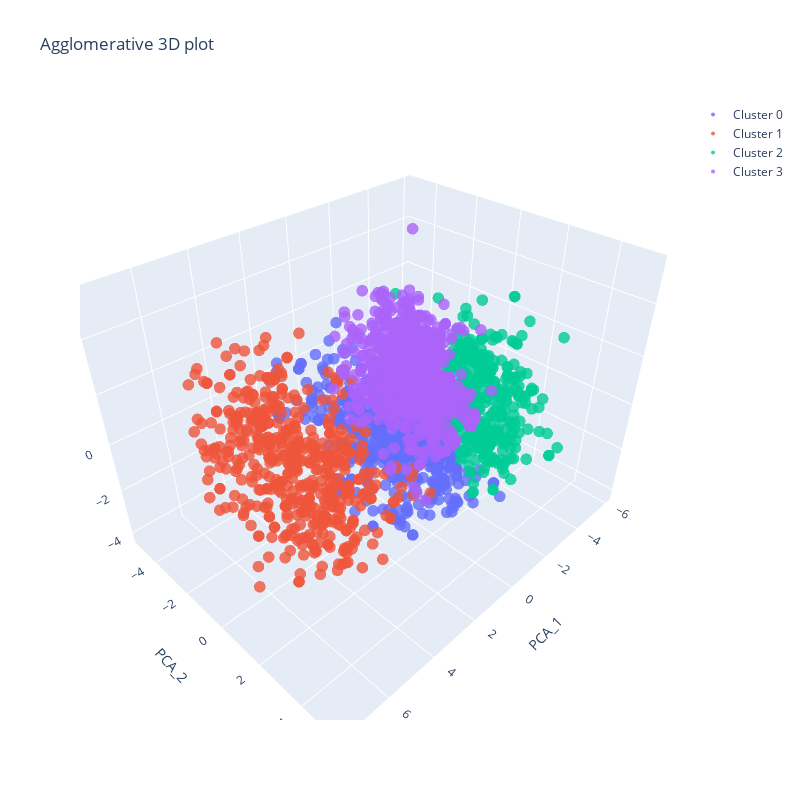

The cell this chart's notebook holds for it:
### Markdown cell above
Το 3D plot είναι interactive για καλύτερη οπτικοποίηση και αντίληψη των αποτελεσμάτων (mouse drag και zooming). Επίσης, παρατηρούμε ότι δεν υπάρχουν cluster centroids (κέντρα) αφού ο Agglomerative δεν έχει τέτοια προσέγγιση υπολογισμού των clusters:

### Code cell
import plotly.graph_objs as go
from sklearn.cluster import AgglomerativeClustering
from scipy.cluster.hierarchy import dendrogram, linkage
from sklearn.metrics import silhouette_score

# Perform Agglomerative clustering
agglom = AgglomerativeClustering(n_clusters=4)  # 4 clusters as we calculated previously
agglom_labels = agglom.fit_predict(df_PCA)

# Add cluster labels to original dataset
df_PCA['Cluster'] = agglom_labels

# Create a trace for each cluster
traces = []
for i in range(4):
    trace = go.Scatter3d(
        x=df_PCA.loc[df_PCA['Cluster'] == i]['PCA_1'],
        y=df_PCA.loc[df_PCA['Cluster'] == i]['PCA_2'],
        z=df_PCA.loc[df_PCA['Cluster'] == i]['PCA_3'],
        mode='markers',
        marker=dict(
            size=4,
            color=i,  # assign a different color to each cluster
            opacity=0.8
        ),
        name=f'Cluster {i}'
    )
    traces.append(trace)

# Create the layout for the plot
layout = go.Layout(
    title='Agglomerative 3D plot',
    scene=dict(
        xaxis_title='PCA_1',
        yaxis_title='PCA_2',
        zaxis_title='PCA_3'
    ),
    width=800,  # set the width of the plot
    height=800  # set the height of the plot
)

# Create the figure object
fig = go.Figure(data=traces, layout=layout)

# Show the plot
fig.show()

### Figure 1 — Plotly figure (JSON) as saved in the notebook; plotly's stock layout.template omitted (floating-point values rounded to 4 significant figures; data arrays with more than 128 entries replaced by an {"elided": "..."} marker saying what was removed)
{"data": [{"marker": {"color": 0, "opacity": 0.8, "size": 4}, "mode": "markers", "name": "Cluster 0", "type": "scatter3d", "x": {"elided": "487 float values"}, "y": {"elided": "487 float values"}, "z": {"elided": "487 float values"}}, {"marker": {"color": 1, "opacity": 0.8, "size": 4}, "mode": "markers", "name": "Cluster 1", "type": "scatter3d", "x": {"elided": "509 float values"}, "y": {"elided": "509 float values"}, "z": {"elided": "509 float values"}}, {"marker": {"color": 2, "opacity": 0.8, "size": 4}, "mode": "markers", "name": "Cluster 2", "type": "scatter3d", "x": {"elided": "405 float values"}, "y": {"elided": "405 float values"}, "z": {"elided": "405 float values"}}, {"marker": {"color": 3, "opacity": 0.8, "size": 4}, "mode": "markers", "name": "Cluster 3", "type": "scatter3d", "x": {"elided": "799 float values"}, "y": {"elided": "799 float values"}, "z": {"elided": "799 float values"}}], "layout": {"height": 800, "scene": {"xaxis": {"title": {"text": "PCA_1"}}, "yaxis": {"title": {"text": "PCA_2"}}, "zaxis": {"title": {"text": "PCA_3"}}}, "title": {"text": "Agglomerative 3D plot"}, "width": 800}}
